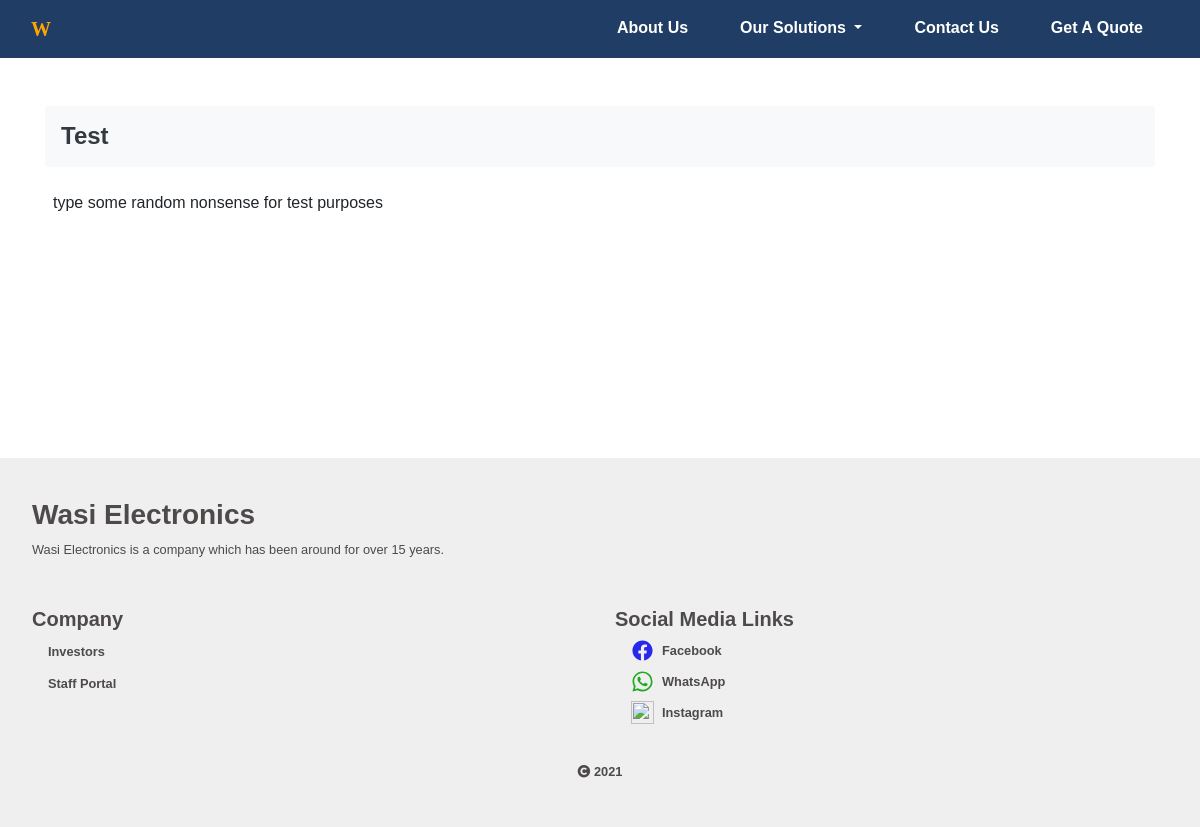
/learn-more/solution/1/, run on an earlier commit of the app's database.
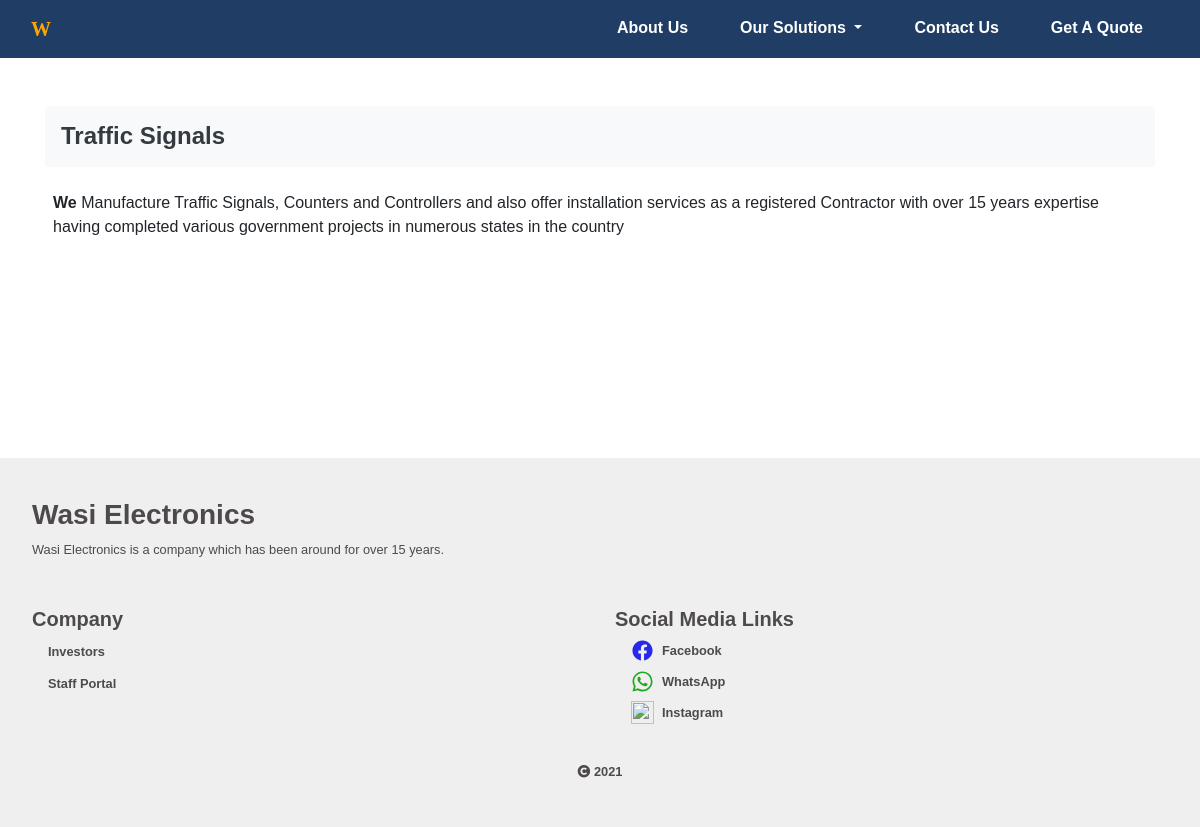
And on a later commit of the database.
### core/models.py (models this page shows)
class Solution(models.Model):
	name = models.CharField(max_length=100)
	description = models.TextField()
	files = models.ManyToManyField(FileObject, blank=True)
	def __str__(self):
		return self.name

### core/views.py (the view)
# urls.py: path('learn-more/<model>/<pk>/', detail_view, name='learn-more'),
def detail_view(request, **kwargs):
	model = resources[kwargs['model']]
	subject = model.objects.get(id=kwargs['pk'])
	context = {
		'subject': subject,
		'subtitle': subject.__str__(),
		'images': ['png', 'jpg', 'jpeg'],
		'videos': ['3gp', 'mp4'],
	}
	return render(request, 'home/pages/learn-more.html', context)

### core/context_processors.py (called while the page is built)
def cart_context(request):
    context = {
    }
    return context

def global_context(request):
    context = {
        'all_products': Product.objects.all(),
        'all_solutions': Solution.objects.all(),
    }
    return context

### templates/home/pages/learn-more.html (shortened to what this page needs)
{% extends '../base.html' %}
{% load static %}
{% block content %}
<div class="pt-5 pb-5 container">
	<h4 class="mb-3 bg-light text-left p-3 text-dark rounded"> {{ subject.name }} </h4>
	<section id="#markdown-content" class="markdown-content p-2">
		{{ subject.description|safe }}
	</section>
</div>
{% endblock content %}

### templates/home/base.html (shortened to what this page needs)
{% load static %}
<!DOCTYPE html>
<html lang="en">
<head>
    <link rel="stylesheet" href="{% static 'wasi_site/css/bootstrap.min.css' %}">
    <link rel="stylesheet" href="{% static 'wasi_site/css/font-awesome.css' %}">
    <link rel="stylesheet" href="{% static 'wasi_site/css/all.min.css' %}">
    <link rel="stylesheet" href="{% static 'wasi_site/css/styles.css' %}">
</head>
<body>
    <nav class="navbar" id="navbar">
        <div class="container-fluid">
            <h3 class="navbar-brand text-white mb-0" style="font-family: cursive; color: orange !important;"> W </h3>
            <div class="nav-wrapper closed">
                <ul class="nav ">
                    <li class="nav-link-item">
                        <a href="/#about" class="nav-link"> About Us </a>
                    </li>
                    <li class="nav-link-item dropdown">
                        <a href="javascript:void()" class="nav-link dropdown-toggle " id="services__toggle"> Our Solutions </a>
                    </li>
                    <li class="nav-link-item">
                        <a href="/#contact" class="nav-link"> Contact Us </a>
                    </li>
                    <li class="nav-link-item">
                        <a href="{% url 'core:get-quote' %}" class="nav-link"> Get A Quote </a>
                    </li>
                </ul>
            </div>
        </div>
    </nav>
    <section id="content">
    {% block content %}
    {% endblock content %}
    </section>
    <footer class="footer">
        <h3 class="dark_text"> Wasi Electronics </h3>
        <div class="mt-2 mb-3 dark_text" style="max-width: 600px;">
            <p class="small">
                 Wasi Electronics is a company which has been around for over 15 years.
            </p>
        </div>
        <div class="row mt-5">
            <div class="col-sm-6">
                <h5 class="dark_text"> Company </h5>
                <ul class="list-unstyled pl-3">
                    <li class="mb-2">
                        <a href="#" class="h6 small bold no-decor dark_text">Investors</a>
                    </li>
                    <li class="mb-2">
                        <a href="{% url 'wasi_admin:login-page' %}" class="h6 small bold no-decor dark_text">Staff Portal</a>
                    </li>
                </ul>
            </div>
            <div class="col-sm-6">
                <h5 class="dark_text"> Social Media Links </h5>
                <ul class="list-unstyled pl-3">
                    <li class="mb-2">
                        <a href="#" class=" d-flex align-center no-decor dark_text">
                            <img class="icon small" src="{% static 'wasi_site/images/logo-facebook.svg' %}">
                            <h6 class="mb-0 ml-2 small bold"> Facebook </h6>
                        </a>
                    </li>
                    <li class="mb-2">
                        <a href="#" class=" d-flex align-center no-decor dark_text">
                            <img class="icon small" src="{% static 'wasi_site/images/logo-whatsapp.svg' %}">
                            <h6 class="mb-0 ml-2 small bold"> WhatsApp </h6>
                        </a>
                    </li>
                    <li class="mb-2">
                        <a href="#" class=" d-flex align-center no-decor dark_text">
                            <img class="icon small" src="{% static 'wasi_site/images/logo-instagram.svg' %}">
                            <h6 class="mb-0 ml-2 small bold"> Instagram </h6>
                        </a>
                    </li>
                </ul>
            </div>
        </div>
        <h6 class="bold small mt-4 text-center dark_text"> <i class="fas fa-copyright"></i> 2021 </h6>
    </footer>
</body>
</html>

### static/wasi_site/css/styles.css (style rules this page uses)
:root { font-family: "Font Awesome 5 Free" !important; }
body * { outline: 0; }
.bold, .bolder { font-weight: 700; }
body { font-family: "Jost", sans-serif !important; }
h1, h2, h3, h4, h5, h6 { font-weight: 800; }
.navbar { background-color: #203e65; }
.align-center { align-items: center !important; }
.no-decor, .no-decor:hover { text-decoration: none; }
.dark_text { color: #4e4a4a !important; }
.footer { background: #efefef; padding: 2.5rem 2rem; }
.nav-link-item { border-bottom: 2px solid transparent; transition: .7s; margin: 0 10px; }
a.nav-link { color: white; font-weight: bold; }
.nav-link-item, li { list-style: none; }
#content { min-height: 50vh; max-height: max-content; }
.icon { width: 23px; height: 23px; }

### templates/home/pages/learn-more.html (style rules this page uses)
.markdown-content p { margin-bottom: 5px !important; }

What changed in the data, as far as the page shows it:
changed Solution: name "Test" → "Traffic Signals"; description "type some random nonsense for test purposes" → "We Manufacture Traffic Signals, Counters and Controllers and also offer installation services as a registered Contractor with over 15 years expertise having completed various government projects in numerous states in the country"
